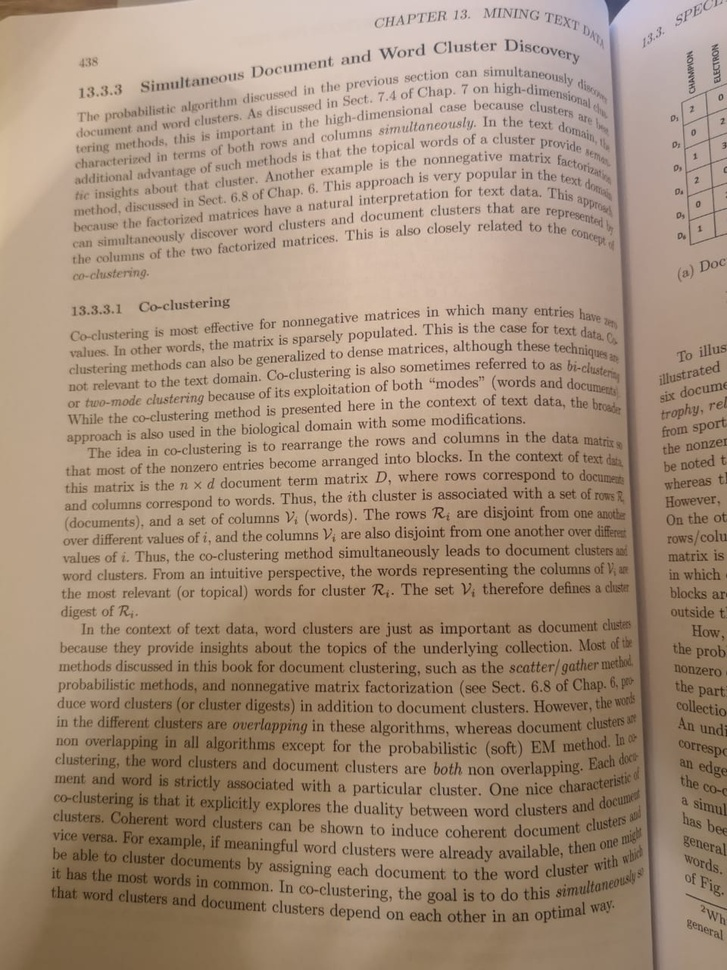
#> input picture ImageOperation/scan.jpeg, 727 x 970 px, shrunk from 960 x 1280 before the run, found by its file name
$ jupyter execute --allow-errors ThreshBinarizationAdaptiveThresh.ipynb
#> lines starting #> are read from the running program, lines starting #| are printed output that depends on the picture; after the words box and inside, x2 and y2 are one past the last pixel; in counts of white or black regions, pixels touching at a corner belong together
[cell 1]
import cv2
import numpy as np
import matplotlib.pyplot as plt

def imshow(title = 'Image', image = None, size = 10):
    w, h = image.shape[0], image.shape[1]
    aspect_ratio = w/h
    plt.figure(figsize=(size*aspect_ratio, size))
    plt.imshow(cv2.cvtColor(image, cv2.COLOR_BGR2RGB))
    plt.title(title)
    plt.show()

[cell 2]
import requests

url = "https://raw.githubusercontent.com/rajeevratan84/ModernComputerVision/main/scan.jpeg"
response = requests.get(url)

with open("scan.jpeg", "wb") as file:
    file.write(response.content)
print("Arquivo baixado com sucesso!")

[cell 3]
#Load our image as greyscale
image = cv2.imread(r'C:\Users\vish8\OneDrive\Desktop\Cursos\ComputerVision\OpenCv\ImageOperation\extracted_images\images\scan.jpeg',0)
#> image: shape (970, 727); min 22, max 216, mean 146
imshow('Original', image)

#Values bellow 127 goes to 0 (black, everything above goes to 255(white))
ret, thresh1 = cv2.threshold(image, 200, 255, cv2.THRESH_BINARY)
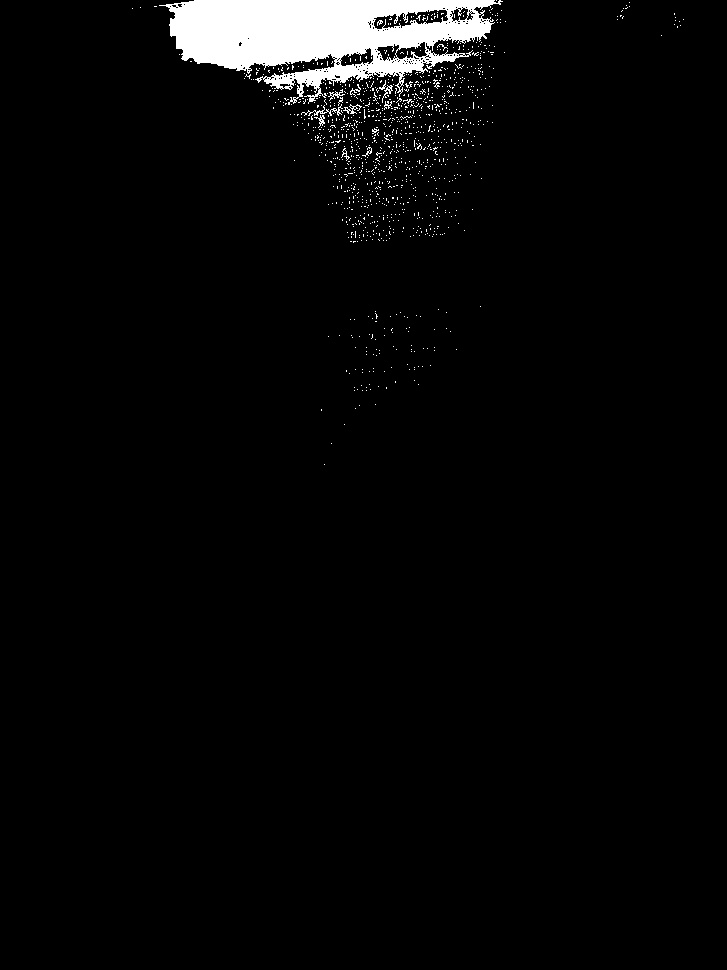
#> thresh1: shape (970, 727); 3.1% white; 1147 white regions (1134 under 20 px), largest, box (x1, y1, x2, y2) and area: (159, 0, 503, 105) 19159, (301, 104, 343, 116) 118, (343, 104, 362, 114) 67
imshow('1 Threshold Binary', thresh1)

ret, thresh2 = cv2.threshold(image, 127, 255, cv2.THRESH_BINARY_INV)
#> thresh2: shape (970, 727); 27.8% white; 3749 white regions (3013 under 20 px), largest, box (x1, y1, x2, y2) and area: (394, 42, 727, 970) 64133, (0, 658, 325, 970) 61744, (0, 0, 118, 21) 1470
imshow('2 Threshold Binary', thresh2)

ret, thresh3 = cv2.threshold(image, 127, 255, cv2.THRESH_TRUNC)
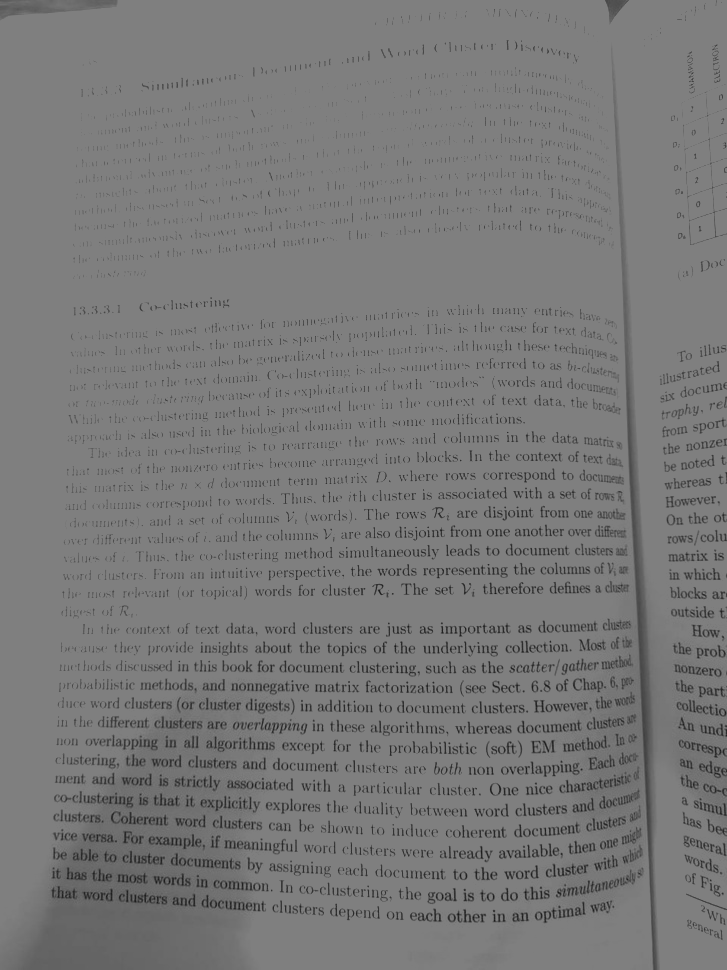
#> thresh3: shape (970, 727); min 22, max 127, mean 120.6
imshow('3 Threshold Trunc', thresh3)

ret, thresh4 = cv2.threshold(image, 127, 255, cv2.THRESH_TOZERO)
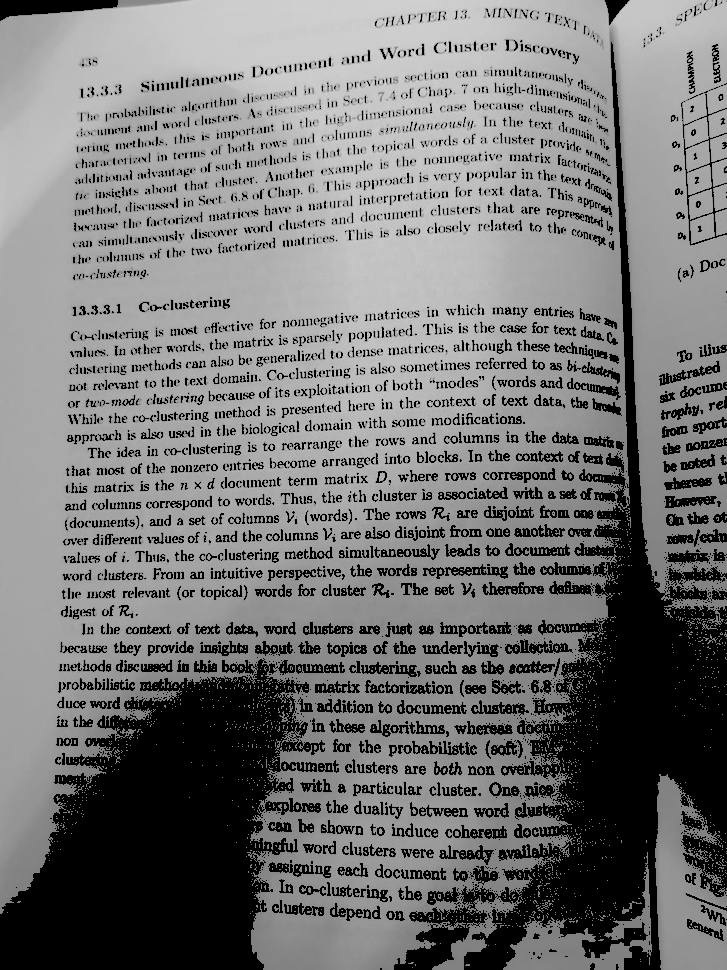
#> thresh4: shape (970, 727); min 0, max 216, mean 117.1
imshow('4 Threshold Tozero', thresh4)

ret, thresh5 = cv2.threshold(image, 127, 255, cv2.THRESH_TOZERO_INV)
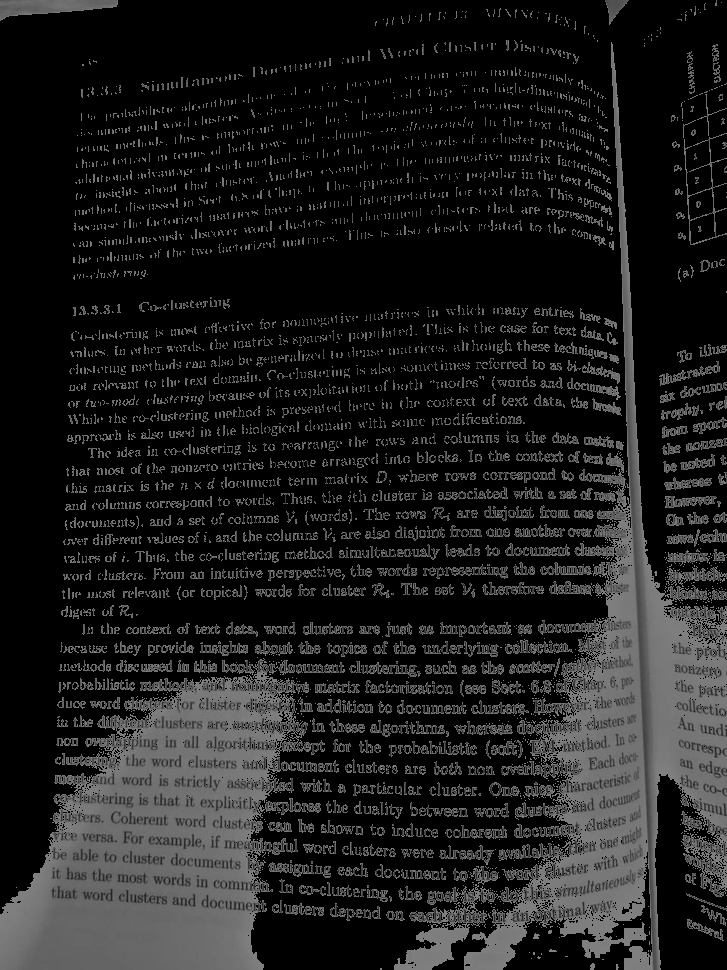
#> thresh5: shape (970, 727); min 0, max 127, mean 29
imshow('5 Threshold Tozero Inv', thresh5)

# Adaptive Thresholding

1. **ADAPTIVE_THRESH_MEAN_C**
2. **THRESH_OTSU**

### cv2.adaptiveThreshold Parameters

**Sintaxe:**
```python
cv2.adaptiveThreshold(src, maxValue, adaptiveMethod, thresholdType, blockSize, C[, dst]) -> dst

[cell 4]
image = cv2.imread(r'C:\Users\vish8\OneDrive\Desktop\Cursos\ComputerVision\OpenCv\ImageOperation\extracted_images\images\scan.jpeg',0)
imshow('Original', image)

#Adaptive Thresholding
ret, thresh1 = cv2.threshold(image, 127, 255, cv2.THRESH_BINARY)
imshow('Thresh binary', thresh1)

#it's good practice to blur images as it removes noise
#image = cv2.GaussianBlur(image, (3,3), 0)

#Using adaptiveThreshold
thresh = cv2.adaptiveThreshold(image, 255, cv2.ADAPTIVE_THRESH_MEAN_C, cv2.THRESH_BINARY, 3, 5)
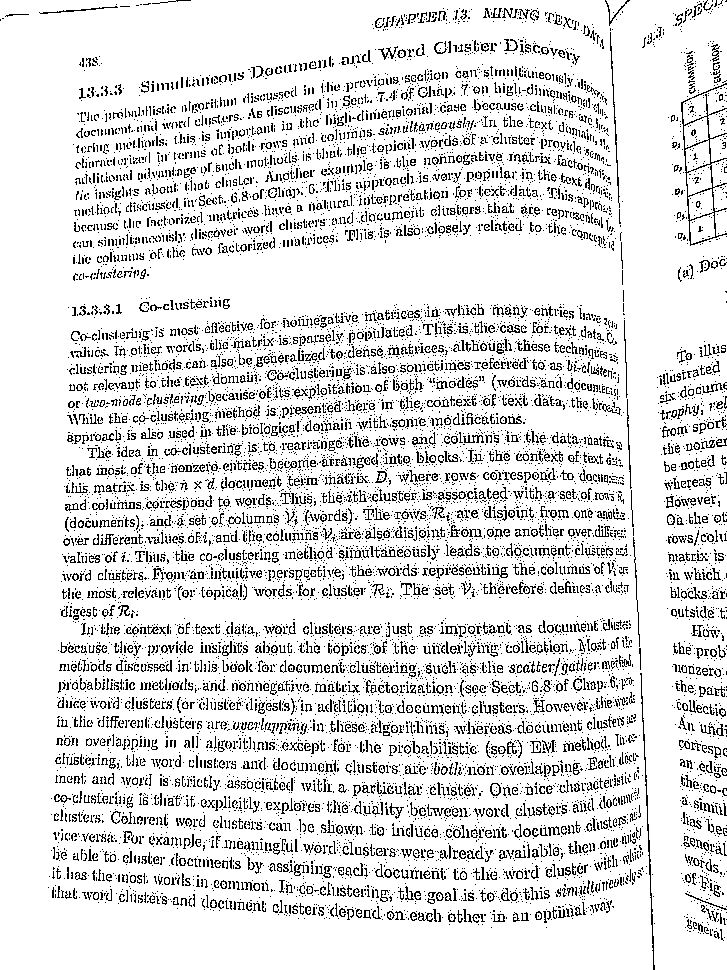
#> thresh: shape (970, 727); 86.8% white; black in thin lines or dots
imshow('Adaptive Mean Thresholding', thresh)

_, th2 = cv2.threshold(image, 0, 255, cv2.THRESH_BINARY + cv2.THRESH_OTSU)
#> th2: shape (970, 727); 54.8% white; 2357 black regions (1649 under 20 px), largest, box (x1, y1, x2, y2) and area: (0, 32, 727, 970) 259764, (0, 0, 174, 21) 1750, (681, 83, 727, 246) 973
imshow('Otsus Thresholding', th2)

#Otsu's thresholding after Gaussian filtering
blur = cv2.GaussianBlur(image, (5,5), 0)
_, th3 = cv2.threshold(blur, 0, 255, cv2.THRESH_BINARY + cv2.THRESH_OTSU)
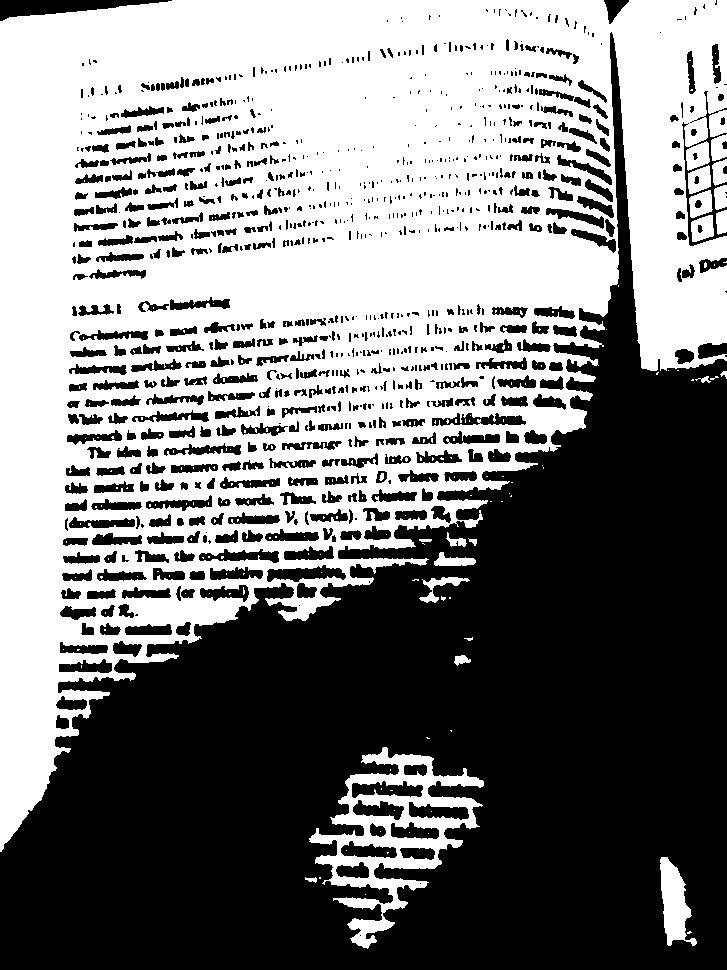
#> th3: shape (970, 727); 49.5% white; 225 white regions (204 under 20 px), largest, box (x1, y1, x2, y2) and area: (0, 0, 727, 852) 331553, (309, 747, 484, 949) 10522, (660, 857, 697, 946) 1800
imshow('Gaussian Otsu', th3)
